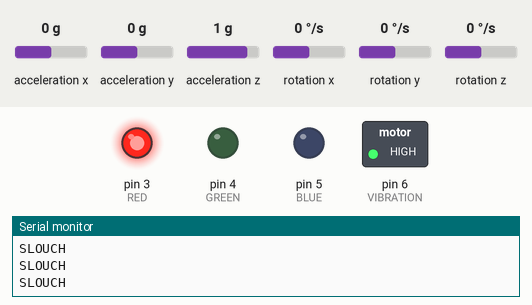
Simulated run of this sketch. Board: Arduino Uno, built with avr-gcc and run on an emulated ATmega328P. Parts: switched loads named in the sketch (green lamp = pin HIGH), output pins drawn as LEDs (lit = HIGH), the last lines printed to the serial monitor. Wiring (inferred from the names in the program): MPU-6050 motion sensor at I2C address 0x68. The test bench sets the inputs (shaded band); at power-on: acceleration y 0 g, acceleration x 0 g, acceleration z 1 g, rotation x 0 °/s, rotation y 0 °/s, rotation z 0 °/s.

Above: at 1.2 s.
1.3 s: acceleration y set to 0.7 g
2.8 s: acceleration y set to 1 g
At 3.6 s:
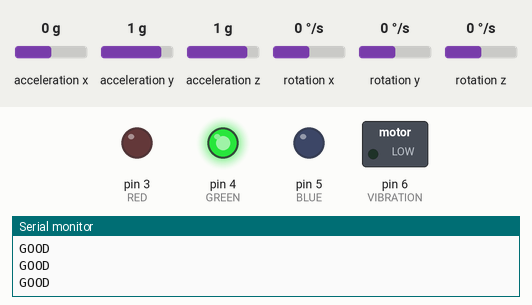
4.3 s: acceleration y set to -1.4 g
At 5.4 s:
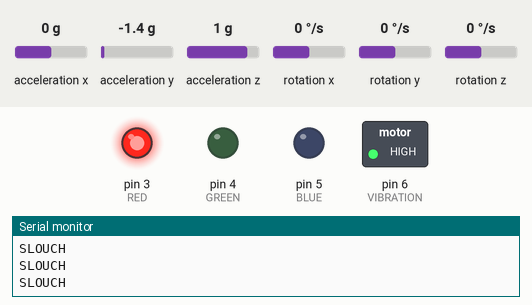
5.9 s: acceleration y set to 1.4 g
At 7.2 s:
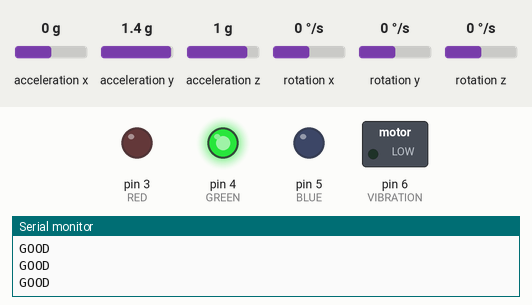
Timing chart, 0 to 8.5 s (numbered marks = the images above; inputs shaded):
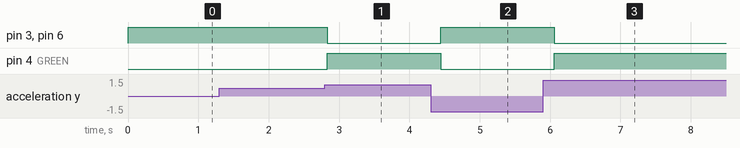

The sketch:

Final_arduino.ino
```cpp
#include <Wire.h>

#include <MPU6050.h>


MPU6050 imu;


// tune this later

int SLOUCH_THRESHOLD = 14500;


void setup() {

  Serial.begin(9600);

  Wire.begin();


  imu.initialize();


  // Wake up MPU6050

  Wire.beginTransmission(0x68);

  Wire.write(0x6B);

  Wire.write(0);

  Wire.endTransmission(true);


  Serial.println(imu.testConnection() ? "MPU OK" : "MPU FAIL");


  pinMode(3, OUTPUT); // RED

  pinMode(4, OUTPUT); // GREEN

  pinMode(5, OUTPUT); // BLUE (unused for now)

  pinMode(6, OUTPUT); // VIBRATION

}


void loop() {

  int16_t ax, ay, az;

  imu.getAcceleration(&ax, &ay, &az);


  if (ay < 14500) {

    //  SLOUCHING

    digitalWrite(4, LOW);   // GREEN OFF

    digitalWrite(3, HIGH);  // RED ON

    digitalWrite(6, HIGH);  // VIBRATION ON

    Serial.println("SLOUCH");


  } else {

    //  GOOD POSTURE

    digitalWrite(4, HIGH);  // GREEN ON

    digitalWrite(3, LOW);   // RED OFF

    digitalWrite(6, LOW);   // VIBRATION OFF

    Serial.println("GOOD");

  }


  delay(200);

}
```

Measured:
- the behaviour switches between 0.8 and 0.9 g on acceleration y (found by bisection; images 0 and 1)
- after the input at 2.8 s, pin 3 (RED), pin 6 (VIBRATION): HIGH → LOW at once; pin 4 (GREEN): LOW → HIGH at once
- after the input at 4.3 s, pin 3 (RED), pin 6 (VIBRATION): LOW → HIGH after 0.15 s; pin 4 (GREEN): HIGH → LOW after 0.15 s
- after the input at 5.9 s, pin 3 (RED), pin 6 (VIBRATION): HIGH → LOW after 0.16 s; pin 4 (GREEN): LOW → HIGH after 0.16 s
